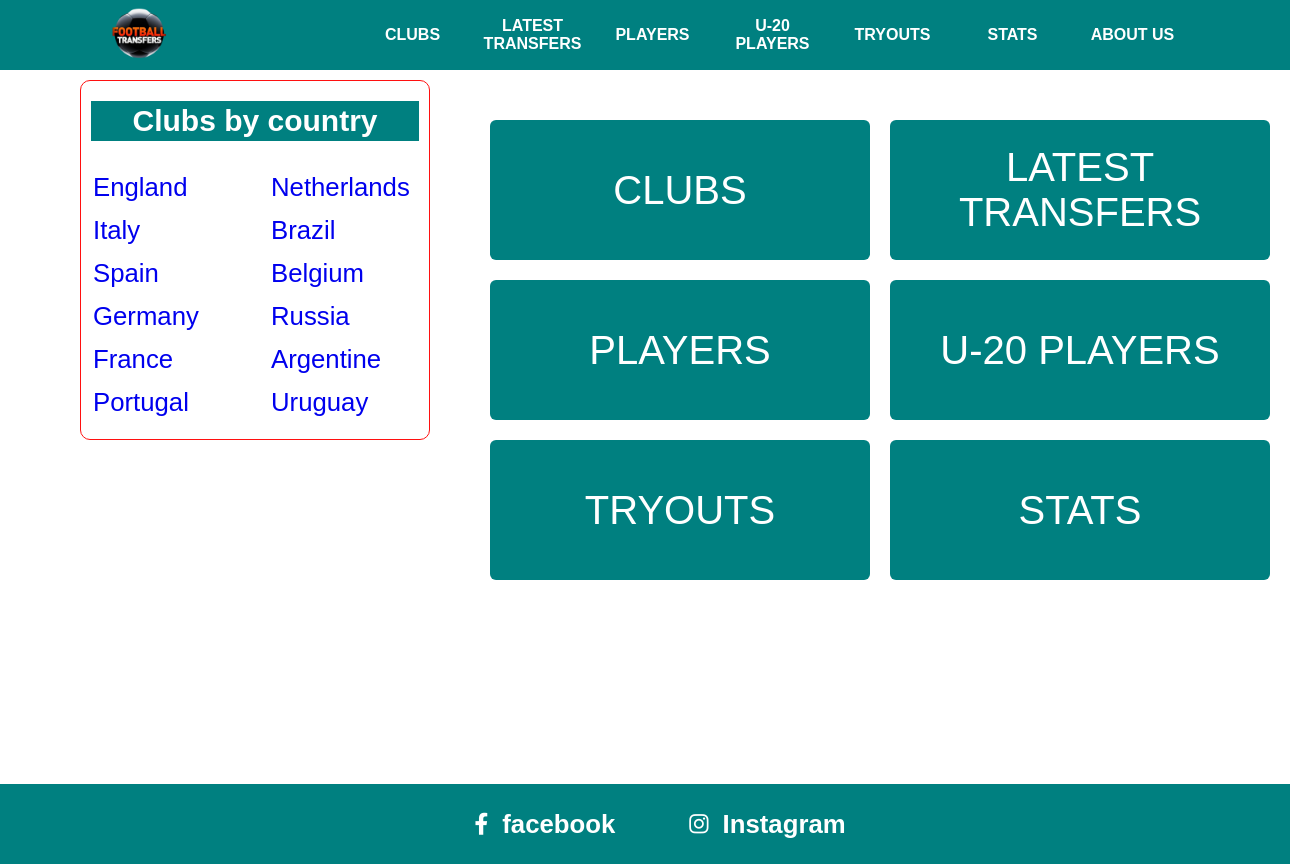
The page / on the database its author committed.
### main/models.py (models this page shows, shortened)
class BaseModel(models.Model):
    created_at = models.DateTimeField(auto_now_add=True)
    class Meta:
        abstract = True

class Country(BaseModel):
    name = models.CharField(max_length=50)
    class Meta:
        verbose_name_plural='Countries'

### main/views.py (the view)
# urls.py: path('', IndexView.as_view(), name='index'),
class IndexView(View):
    def get(self, request):
        return render(request, "index.html")

### main/context_processors.py (called while the page is built)
def countries(request):
    countries = Country.objects.all()[:12]
    l = len(countries)
    return {
        'countries_left': countries[:l // 2],
        'countries_right': countries[l//2:]
    }

### templates/index.html
{% extends 'base.html' %}
{% block content %}
      <div class="latest-transfers">
        <div class="countries">
          <a href="/clubs/"> CLUBS </a>
          <a href="{% url 'latest_transfers' %}"> LATEST TRANSFERS </a>
          <a href="{% url 'players' %}"> PLAYERS </a>
          <a href="/u20_players/"> U-20 PLAYERS </a>
          <a href="/tryouts/"> TRYOUTS </a>
          <a href="./stats.html"> STATS </a>
        </div>
      </div>
{% endblock %}

### templates/base.html (shortened to what this page needs)
<!DOCTYPE html>
{% load static %}
<html>
<head>
    <link rel="stylesheet" type="text/css" media="screen" href="/static/css/main.css"/>
    <link
            rel="stylesheet"
            href="https://cdnjs.cloudflare.com/ajax/libs/font-awesome/6.1.1/css/all.min.css"
    />
</head>
<body>
<div class="container">
    <div class="navbar">
        <div class="icon">
            <a href="#">
                <img src="/static/img/12252568_173-removebg-preview.png" alt=""/>
            </a>
        </div>
        <div class="links">
            <div><a href="{% url 'clubs' %}">CLUBS</a></div>
            <div><a href="/latest_transfers/">LATEST TRANSFERS</a></div>
            <div><a href="{% url 'players' %}">PLAYERS</a></div>
            <div><a href="/u20_players/">U-20 PLAYERS</a></div>
            <div><a href="{% url 'tryouts' %}">TRYOUTS</a></div>
            <div><a href="./stats.html">STATS</a></div>
            <div><a href="{% url 'about' %}">ABOUT US</a></div>
        </div>
    </div>
    <div class="country-clubs">
        <h2 id="title">Clubs by country</h2>
        <div class="country">
            <div>
                {%for country in countries_left %}
                    <h3><a href="./countries/england.html">{{country.name}}</a> <br/></h3>
                {% endfor %}
            </div>
            <div>
                {% for country in countries_right %}
                    <h3><a href="./countries/spain.html">{{country.name}}</a> <br/></h3>
                {% endfor %}
            </div>
        </div>
    </div>
    {% block content %}
    {% endblock %}
    <div class="footer" style="margin-top: 200px;">
        <a href="https://www.facebook.com/topfootballtransfers/">
            <div>
                <i class="fa-brands fa-facebook-f"></i> &nbsp;
                <h3>facebook</h3>
            </div>
        </a>
        <a href="https://www.instagram.com/topfootballtransfers/">
            <div>
                <i class="fa-brands fa-instagram"></i> &nbsp;
                <h3>Instagram</h3>
            </div>
        </a>
    </div>
</div>
</body>
</html>

### static/css/main.css (style rules this page uses)
* { margin: 0; padding: 0; box-sizing: border-box; }
.container { width: 100% !important; display: inline-block; font-family: sans-serif; }
.container .navbar { width: 100%; background-color: teal; display: flex; align-items: center; justify-content: space-around; position: fixed; z-index: 99; height: 70px !important; }
.container .navbar .icon { width: 100px; overflow: hidden; }
.container .navbar .icon img { width: 130%; margin-left: -14%; }
.container .navbar .links { z-index: 999; display: flex; }
.container .navbar .links div { width: 100px; text-align: center; display: flex; align-items: center; margin-right: 20px; }
.container .navbar .links div a { color: white; font-weight: 700; text-decoration: none; width: 100px !important; height: 45px; display: flex; align-items: center; justify-content: center; }
.container .countries { display: inline-block; width: 100%; display: flex; flex-wrap: wrap; gap: 20px; justify-content: center; }
.container .countries a { color: white; text-decoration: none; width: 380px; height: 140px; background-color: teal; border-radius: 6px; font-size: 40px; display: flex; justify-content: center; align-items: center; text-align: center; transition: all 0.3s ease; }
.country-clubs { width: 350px; border: 1px solid rgb(255, 16, 16); border-radius: 10px; position: fixed; top: 80px; left: 80px; padding: 10px 10px; padding-bottom: 10px; }
.country-clubs h2 { margin: 10px 0px; transition: all 0.3s ease; }
.country-clubs #title { font-size: 30px; background-color: teal; color: white; text-align: center; line-height: 40px; }
.country-clubs .country { width: 100%; display: flex; flex-wrap: wrap; justify-content: space-between; font-size: 22px; margin-top: 20px; }
.country-clubs .country div { width: 150px; height: 100%; }
.country-clubs .country h3 { font-weight: 100 !important; margin: 10px 0px !important; width: 100%; padding: 2px 2px; transition: all 0.3s ease; }
.country-clubs .country h3 a { text-decoration: none; margin-top: 20px !important; }
.latest-transfers { display: inline-block; width: 800px; margin-left: 480px; margin-top: 120px !important; }
.latest-transfers { display: inline-block; width: 800px; margin-left: 480px; margin-top: 220px; overflow: hidden; }
.footer { width: 100%; background-color: teal; height: 80px; display: flex; align-items: center; justify-content: center; font-size: 22px; padding-left: 80px; }
.footer a { margin-right: 50px; color: white; text-decoration: none; word-spacing: 8px; padding: 4px 12px; border-radius: 5px; transition: all 0.3s ease; }
.footer a div { display: flex; align-items: center; }

### rows shown on the page
Country: name "England"
Country: name "Italy"
Country: name "Spain"
Country: name "Germany"
Country: name "France"
Country: name "Portugal"
Country: name "Netherlands"
Country: name "Brazil"
Country: name "Belgium"
Country: name "Russia"
Country: name "Argentine"
Country: name "Uruguay"
